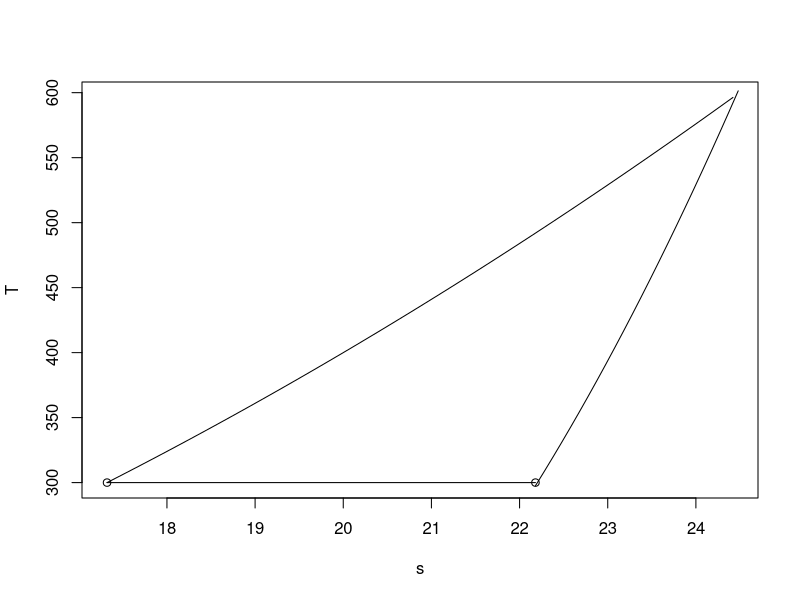

This chart was generated by the following R code:
# page no: 283

cv = 0.718;
R = 0.287;
p1 = 1*10^5;
T1 = 300;
V1 = 0.018;
p2 = 5*10^5;
T3 = T1;
cp = cv+R;
p3 = p2;
m = p1*V1/R/T1/1000;
T2 = T1*p2/p1;
dS_12 = m*cv*log(T2/T1);
print(dS_12)
dS_23 = m*cp*log(T3/T2);
print(dS_23)
dS_31 = m*R*log(p3/p1);
print(dS_31)
s = seq(sqrt(300),sqrt(600),by=0.1);
T = s^2;
plot(s,T,type='l')
s = seq(22.18,sqrt(600),by=0.1);
T = 10*(s-16.725)^2;
lines(s,T,type='l')
s = c(sqrt(300), 22.18);
T = c(300, 300);
lines(s,T,type='o')
V = c(0.018, 0.018);
p = c(1, 5);
lines(V,p,type='o')
p = c(5, 5);
V = c(0.0036, 0.018);
lines(V,p,type='o')
V = seq(0.0036,0.018,by=0.0001);
f = function(V) return( 1*0.018/V);
lines(V,f(V),type='o')
